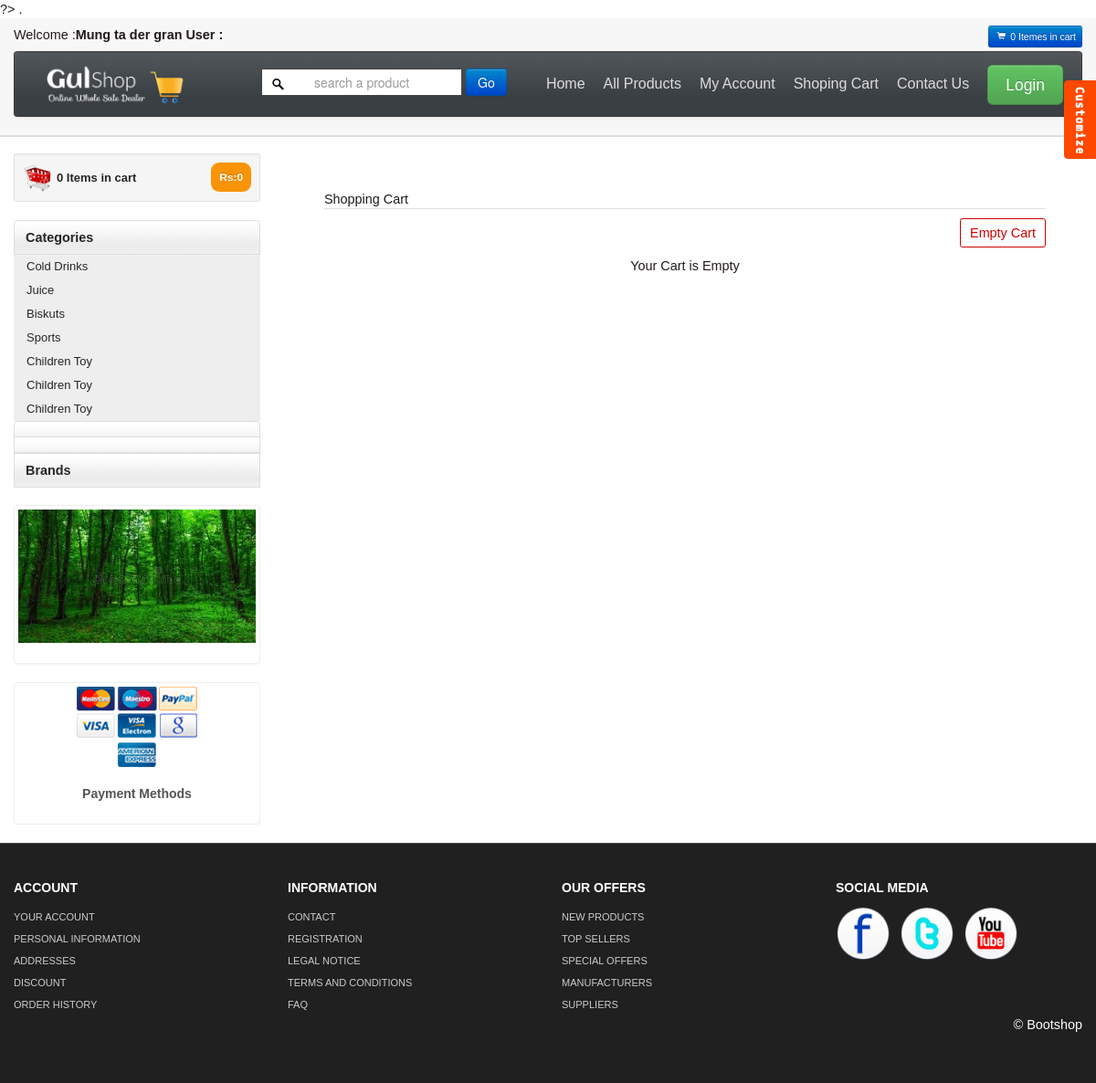
The app's page /cart.php with its own data.
### tables this page shows
CREATE TABLE `categories` (
  `cat_id` int(100) NOT NULL,
  `cat_title` text NOT NULL
);

### functions/functions.php (the view, shortened to what this page needs)
<?php
$con = mysqli_connect("localhost","root","","ecommerce");
function getIp() {
    $ip = $_SERVER['REMOTE_ADDR'];
    return $ip;
}
function total_items(){
  if(isset($_GET['add_cart'])){
    global $con;
    $ip = getIp();
    $get_items = "select * from cart where ip_add='$ip'";
    $run_items = mysqli_query($con,$get_items);
    $count_items = mysqli_num_rows($run_items);
  }
    else {
    global $con;
    $ip = getIp();
    $get_items = "select * from cart where ip_add='$ip'";
    $run_items = mysqli_query($con,$get_items);
    $count_items = mysqli_num_rows($run_items);
    }
    echo $count_items;
  }
  function total_price(){
    $total = 0;
    echo "Rs:".$total;
  }
function getCats() {
global $con;
$get_cats = "select * from categories";
$run_cats = mysqli_query($con,$get_cats);
while ($row_cats=mysqli_fetch_array($run_cats)) {
$cat_id = $row_cats['cat_id'];
$cat_title = $row_cats['cat_title'];
echo "<li><a href='index.php?cat=$cat_id'>$cat_title</li>";
}
}
?>

### themes/css/base.css (style rules this page uses)
#sidebar ul ul li a { font-size:10px; }
#sidebar li a { font-weight:bold; background:url(../images/tabRepeatInactive.png) repeat-x 0 0; color:#262626; }
#sidebar ul li li a { background:#eee; padding-left:14px;font-weight:normal;display:block; font-size:13px; line-height:26px; }

### style1.css (style rules this page uses)
body { font-family: Arial; color: #211a1a; font-size: 0.9em; }

### records on screen
categories: cat_title "Cold Drinks"
categories: cat_title "Juice"
categories: cat_title "Biskuts"
categories: cat_title "Sports"
categories: cat_title "Children Toy"
categories: cat_title "Children Toy"
categories: cat_title "Children Toy"

### other values on screen
$count_items "0 0"
$total "0"
